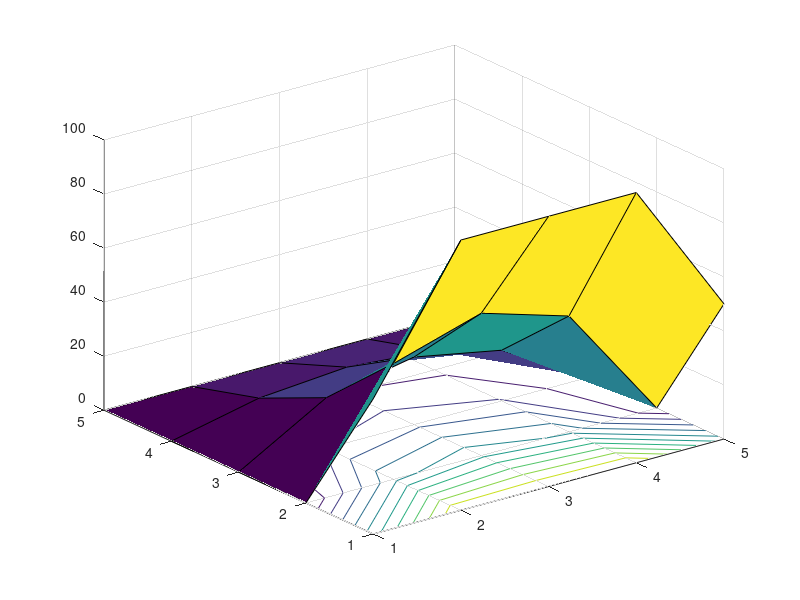
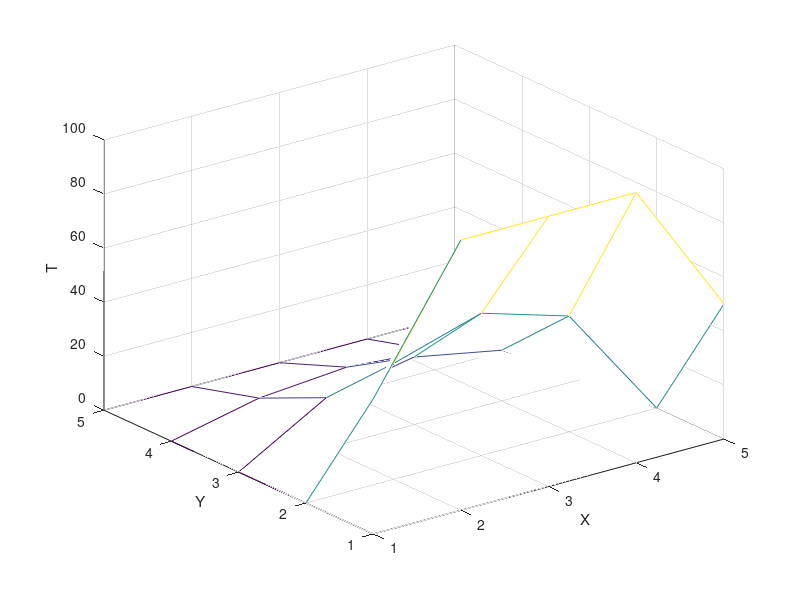
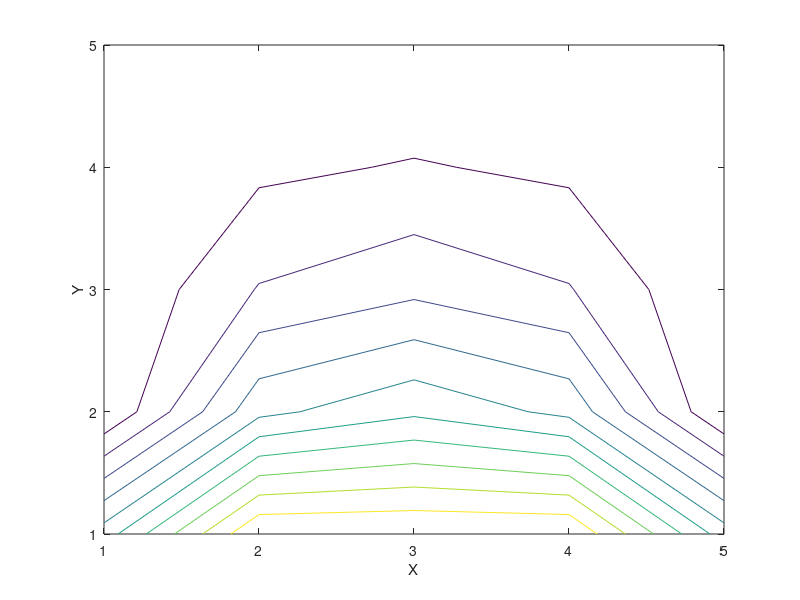
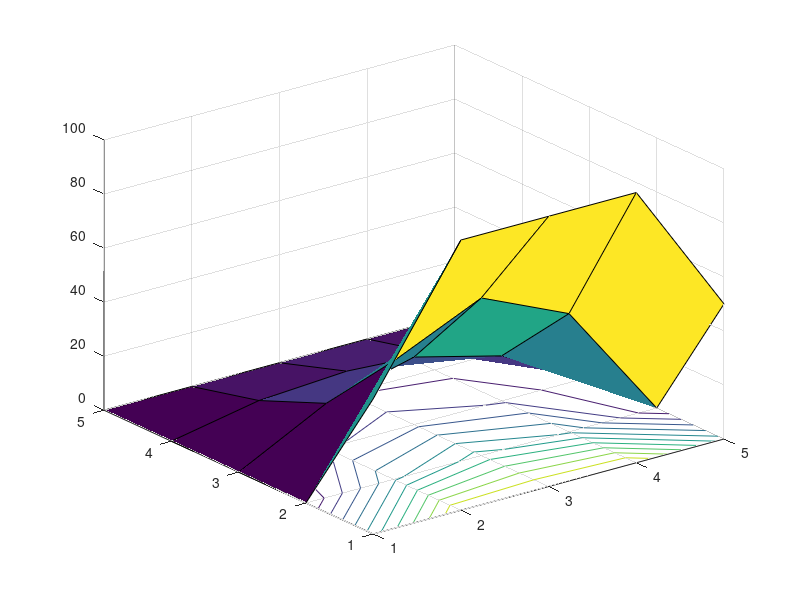

The MATLAB source for these figures, in order:
function Laplace_gauss
    tic
    Nx=5; 
    Ny=5; 
    tol=1E-6;
    err=1; 
    k=0; 
    u=[50 100 100 100 50
           0 0 0 0 0
           0 0 0 0 0
           0 0 0 0 0
           0 0 0 0 0];
       v=u;
    ukpl=u;
    fprintf('Standard five point: \n' );
    fprintf('  k  |')
    for j=1:Ny-2
        for i=1:Nx-2
            fprintf(' u(%1i,%1i)  |',j,i)
        end
    end
    fprintf(' error\n')
    while err>tol
        k=k+1;
        fprintf('%4i |',k)
        for j=2:Ny-1
            u=ukpl;
            for i=2:Nx-1
                ukpl(j,i)=0.25*(u(j+1,i)+u(j,i+1)+u(j-1,i)+u(j,i-1));
                fprintf('%8.6f  |', ukpl(j,i))
            end
        end
        err=sqrt(sum(sum(ukpl-u).^2));
        fprintf('% 8.6f \n', err)
           
    end
    figure(1)
    surfc(u)
    figure(2)
    mesh(u)
    xlabel('X'); ylabel('Y'); zlabel('T')
    
    figure(3)
    contour(u)
    xlabel('X'); ylabel('Y');
    
    tol=1E-6;
    err=1; 
    k=0;
    vkpl=v;
    fprintf('Diagonal five point: \n');
    fprintf('  k  |')
    for j=1:Ny-2
        for i=1:Nx-2
            fprintf(' u(%1i,%1i)  |',j,i)
        end
    end
    fprintf(' error\n')
    while err>tol
        k=k+1;
        fprintf('%4i |',k)
        for j=2:Ny-1
            v=vkpl;
            for i=2:Nx-1
                vkpl(j,i)=0.25*(v(j+1,i-1)+v(j+1,i+1)+v(j-1,i-1)+v(j-1,i+1));
                fprintf('%8.6f  |', vkpl(j,i))
            end
        end
        err=sqrt(sum(sum(vkpl-v).^2));
        fprintf('% 8.6f \n', err)
           
    end
    figure(4)
    surfc(v)
    figure(5)
    mesh(v)
    xlabel('X'); ylabel('Y'); zlabel('T')
    
    figure(6)
    contour(v)
    
    xlabel('X'); ylabel('Y');
    
    toc
end
